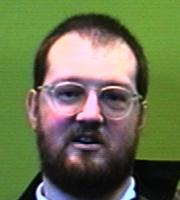
#> input picture datatrain/9326871/9326871.8.jpg, 180 x 200 px, given in place of output10.avi, which was not available
$ python Main.py
#> lines starting #> are read from the running program, lines starting #| are printed output that depends on the picture; after the words box and inside, x2 and y2 are one past the last pixel; in counts of white or black regions, pixels touching at a corner belong together; pictures that were not available may be replaced by others from this repository, and a replacement may not be noted
#> in main, ori is the input picture: shape (200, 180, 3); mean B, G, R 79.8, 113.8, 106.9
#import library
import numpy as np
import cv2
import datetime

import dataset as ds

#text properties variables
font                   = cv2.FONT_HERSHEY_SIMPLEX
topLeftCornerOfText    = (10,20)
bottomLeftCornerOfText = (10,220)
fontScale              = 0.4
fontColor              = (255,255,255)
lineType               = 1

start_time = datetime.datetime.now()

#import HaarCascade as Cascade Classifier
face_cascade = cv2.CascadeClassifier('haarcascade_frontalface_default.xml')

#PreProcess function
def PreProcess(frame):

    #converting frame image from RGB to Grayscale
    gray = cv2.cvtColor(frame, cv2.COLOR_BGR2GRAY)

    #filtering image using Histogram Equalization
    #he = cv2.equalizeHist(gray)

    #converting frame image from Grayscale to RGB so the frame can be stacked
    res = cv2.cvtColor(gray, cv2.COLOR_GRAY2BGR)

    return res

#FaceDetection function
def FaceDetection(frame,num):

#> called with num = 1
    x,y,w,h = -1,-1,-1,-1
#> x = -1; y = -1; w = -1; h = -1
    #detecting face in the frame
    faces = face_cascade.detectMultiScale(frame, 1.1, 5)
#> faces = [[85, 48, 161, 161]]

    for (x,y,w,h) in faces:
        #for every face found in the frame, there will be drawn a box
        cv2.rectangle(frame,(x,y),(x+w,y+h),(255,0,0),1)
        face = frame[y+1:y+h-1,x+1:x+w-1]
#> this loop made 1 pass
#> pass 1, in FaceDetection, `face = frame[y+1:y+h-1,x+1:x+w-1]`:
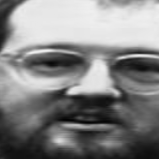
#> face: shape (159, 159, 3); min 3, max 239, mean 131.1
#> after the loop:
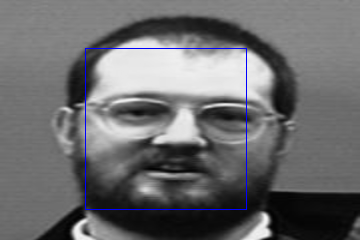
#> frame: shape (240, 360, 3); mean B, G, R 108.9, 107, 107

    #save captured face
    if x != -1 and y != -1 and num % 20 == 0:
        face = cv2.resize(face, (105,105))
        cv2.imwrite('data/'+str(num)+'.jpg',face)

    return frame

#Counting function
def Counting(count):

    #iteration for every new face that found
    count = count + 1

    return count

#main function
def main():

    #loading video source
    src = cv2.VideoCapture('video_dataset/output10.avi')
    #src = cv2.VideoCapture(0)

    #define total number of people
    count = 0
    num = 1

    while(True):
        #reading the video
        ret, ori = src.read()

        #resizing the frame size
        ori = cv2.resize(ori,(360,240))

        F1 = ori                                    #Frame 1 containing original video
        F2 = PreProcess(ori)                        #Frame 2 containing video result after doing Pre Process
        F3 = FaceDetection(PreProcess(ori),num)     #Frame 3 containing video result after doing Face Detection
        F4 = np.zeros((360,240,3), np.uint8)        #Frame 4 containing the final result
        F4 = cv2.resize(F4,(360,240))
#> F4: shape (240, 360, 3); every value is 0

        #collecting counting result
        count = Counting(count)

        #Putting text on the each frame
        cv2.putText(F1,'Source Video',
            topLeftCornerOfText,
            font,
            fontScale,
            fontColor,
            lineType)
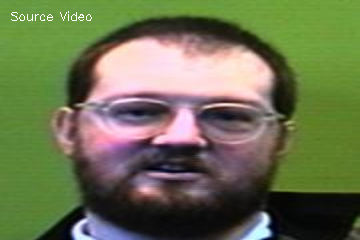
#> F1: shape (240, 360, 3); mean B, G, R 80.1, 113.9, 107.1

        cv2.putText(F2,'Pre Processing',
            topLeftCornerOfText,
            font,
            fontScale,
            fontColor,
            lineType)
#> F2: shape (240, 360, 3); min 2, max 255, mean 108

        cv2.putText(F3,'Face Detection',
            topLeftCornerOfText,
            font,
            fontScale,
            fontColor,
            lineType)
#> F3: shape (240, 360, 3); 0.25% of pixels changed, all inside (x1, y1, x2, y2) = (12, 11, 103, 21)

        cv2.putText(F4,'Since: '+str(start_time),
            topLeftCornerOfText,
            font,
            fontScale,
            fontColor,
            lineType)
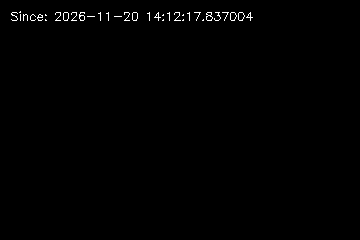
#> F4: shape (240, 360, 3); 0.56% white in thin lines or dots, all inside (x1, y1, x2, y2) = (11, 11, 253, 21)

        cv2.putText(F4,'Count: '+str(count),
            bottomLeftCornerOfText,
            font,
            fontScale,
            fontColor,
            lineType)
#> F4: shape (240, 360, 3); 0.67% white in thin lines or dots, all inside (x1, y1, x2, y2) = (11, 11, 253, 221)

        #stacking the frame
        StackF1F2 = np.hstack((F1,F2))
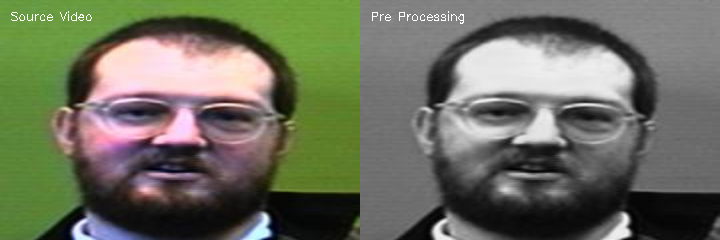
#> StackF1F2: shape (240, 720, 3); mean B, G, R 94.1, 111, 107.6
        StackF3F4 = np.hstack((F3,F4))
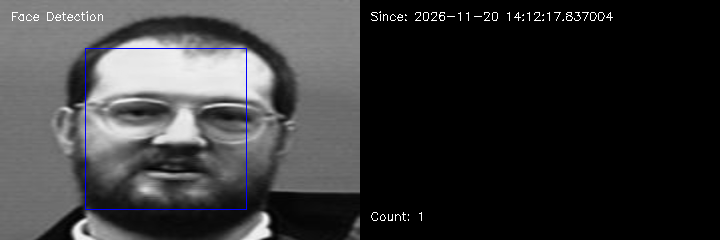
#> StackF3F4: shape (240, 720, 3); mean B, G, R 55.5, 54.5, 54.5

        #MainFrame containing all the frame for each process
        MainFrame = np.vstack((StackF1F2,StackF3F4))
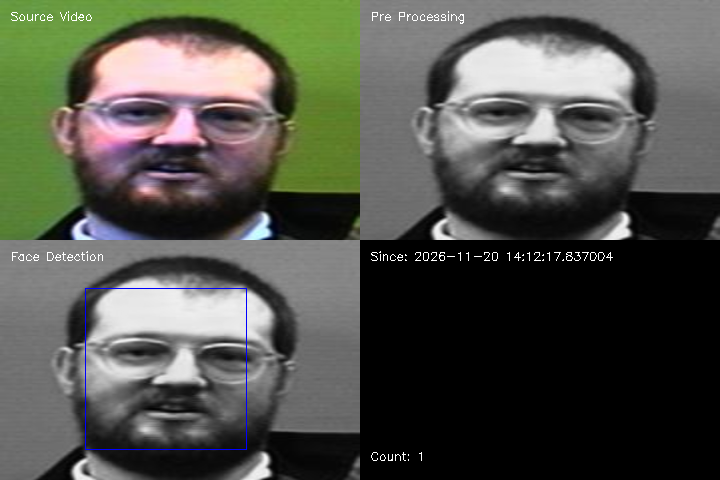
#> MainFrame: shape (480, 720, 3); mean B, G, R 74.8, 82.7, 81

        #showing the frame
        cv2.imshow('Main',MainFrame)

        #break whenever the user pressing the X button
        if cv2.waitKey(1) & 0xFF == ord('x'):
#> (key x is pressed here)
            break

        num = num + 1

    #release the video source
    src.release()

    #close all windows
    cv2.destroyAllWindows()

if __name__ == "__main__":
    main()
